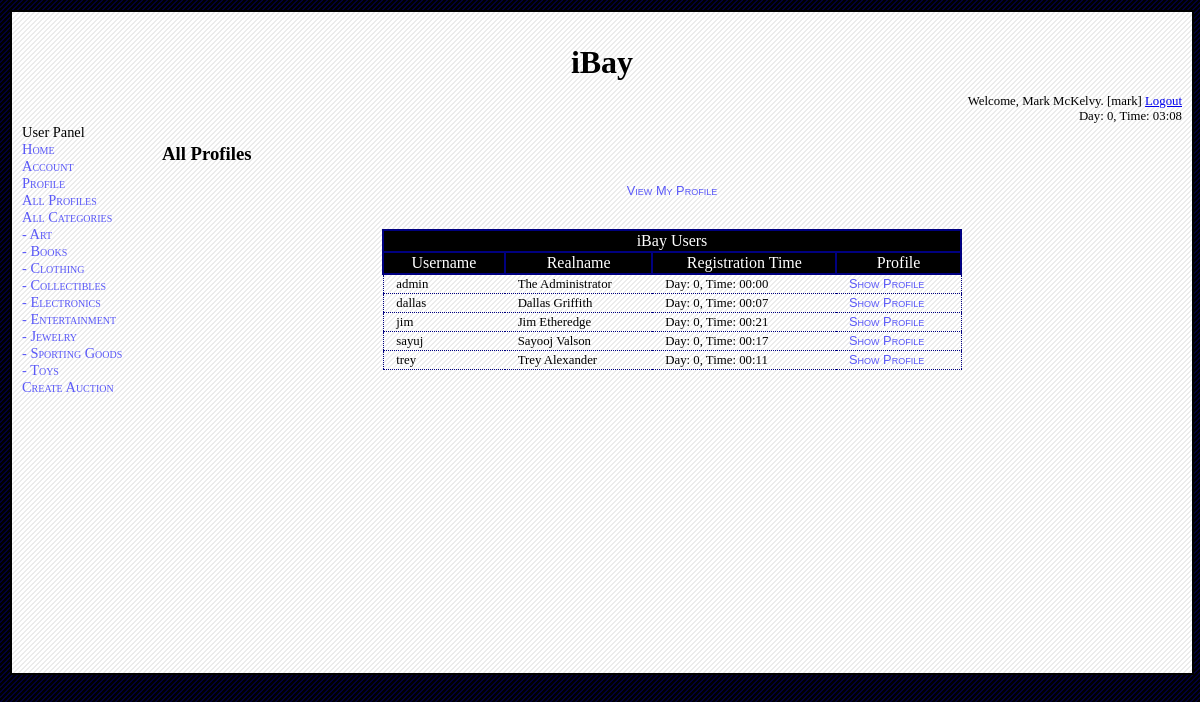
The page /source/profile.php?mode=browse (signed in) on the database as committed earlier.
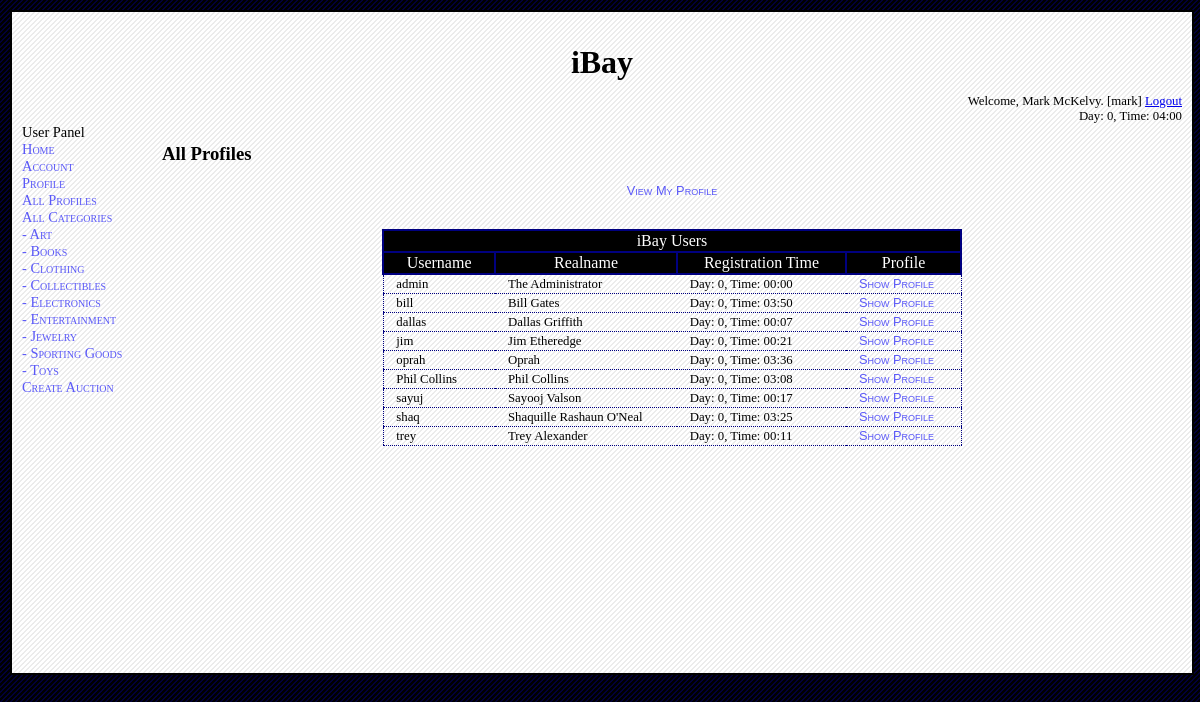
The same page on the database as committed later.
### tables this page shows
CREATE TABLE `user` (
  `username` varchar(50) NOT NULL default '',
  `password` varchar(50) default NULL,
  `is_admin` tinyint(1) default NULL,
  `realname` varchar(100) default NULL,
  `birth_date` varchar(10) default NULL,
  `shipping_street` varchar(100) default NULL,
  `shipping_city` varchar(50) default NULL,
  `shipping_state` varchar(25) default NULL,
  `shipping_zip` varchar(10) default NULL,
  `phone` varchar(12) default NULL,
  `email` varchar(50) default NULL,
  `card_type` varchar(20) default NULL,
  `card_number` varchar(16) default NULL,
  `card_expire` varchar(5) default NULL,
  `picture` varchar(100) default NULL,
  `description` varchar(250) default NULL,
  PRIMARY KEY  (`username`)
);

### source/dbinfo.php (called while the page is built, shortened)
<?php
class dbinfo_t
{
	var $debug;
	function init ()
	{
		$this->debug = true;
	}
	function query ($q)
	{
		if ($this->debug)
			$result = mysql_query ($q) or die ('BAD QUERY: '.mysql_error ());
		else
			$result = mysql_query ($q);
		return $result;
	}
	function logged_in ()
	{
		return isset ($_SESSION) && isset ($_SESSION['Username']);
	}
	function is_admin ()
	{
		return $this->logged_in () && $_SESSION['Admin'] == 1;
	}
	function username ()
	{
		return $_SESSION['Username'];
	}
	function day ()
	{
		return $_SESSION['Day'];
	}
	function hour ()
	{
		return $_SESSION['Hour'];
	}
	function minute ()
	{
		return $_SESSION['Minute'];
	}
}
?>

### source/profile.php (the view, shortened to what the changed rows need)
<?php
include_once ("common.php");
$dbinfo = new dbinfo_t();
echo_header($dbinfo);
$current_script = current_script ();
$mode = get("mode");
$user_name = $dbinfo->username();
$home_user = $user_name;
if ($mode == "" || $mode == "view" )
{
	echo_div ("scriptstatus");
	if($user_name != $home_user)
		echo href ("$current_script?", "View My Profile");
	else
		echo href ("$current_script?mode=edit&username=$user_name", "Edit Profile");
	end_div ();
	$table = new table_common_t();
	$table->init ("profile");
	echo $table->table_begin();
	echo $table->table_head_begin ();
	if($user_name == $home_user)
	{
		echo $table->tr ($table->td ("Your Profile"));
	}
	else
	{
		echo $table->tr ($table->td ($dbinfo->get_realname ($user_name)."'s Profile"));
	}
	echo $table->table_head_end ();
	echo $table->table_body_begin ();
	echo $table->tr ($table->td (local_img ($dbinfo->get_picture($user_name))).
			 $table->td ("About me: " . $dbinfo->get_userdesc($user_name)));
	echo $table->table_body_end ();
	echo $table->table_end();
	cout ("");
	if($user_name != $home_user)
		cout ("Feedback for ".$dbinfo->get_realname ($user_name).":");
	else
		cout ("Feedback for you:");
	$result_seller = $dbinfo->query ("select buyer,seller,buyerfeedbackforseller_rating,buyerfeedbackforseller_description from item_listing where seller ='$user_name' and buyerfeedbackforseller_rating!=-1 and buyerfeedbackforseller_description!='' and buyerfeedbackforseller_rating!=-1 order by end_day desc,end_hour desc,end_minute desc");
	$result_buyer = $dbinfo->query("select buyer, seller, sellerfeedbackforbuyer_description from item_listing where buyer = '$user_name' and sellerfeedbackforbuyer_description!=''");
	if(mysql_num_rows($result_seller) == 0 && mysql_num_rows($result_buyer) == 0)
	{
		echo div ("No feedback found.", "feedback");
	}
	if(mysql_num_rows($result_seller) != 0)
	{
		cout ("");
		cout ("Feedback for items sold:");
		while (list ($buyer, $seller,
			     $buyerfeedbackforseller_rating,
			     $buyerfeedbackforseller_description)
		       = mysql_fetch_row($result_seller))
		{
			if ($seller == $user_name)
			{
				$winner_realname = href ("profile.php?mode=view&username=$buyer",
							 $dbinfo->get_realname ($buyer));
				echo div ("$winner_realname has left the following feedback \"$buyerfeedbackforseller_description\"", "feedback");
			}
		}
	}
	if(mysql_num_rows($result_buyer) != 0)
	{
		cout ("");
		cout ("Feedback for items bought:");
		while (list ($buyer, $seller,
			     $sellerfeedbackforbuyer_description)
		       = mysql_fetch_row($result_buyer))
		{
			if ($buyer == $user_name)
			{
				$seller_realname = href ("profile.php?mode=view&username=$seller",
							 $dbinfo->get_realname ($seller));
				echo div ("$seller_realname has left the following feedback \"$sellerfeedbackforbuyer_description\"", "feedback");
			}
		}
	}
	cout ("");
	if($user_name != $home_user)
		cout ("Bid history for ".$dbinfo->get_realname ($user_name).":");
	else
		cout ("Bid history for you:");
	$result_bid =  $dbinfo->query ("select * from bids_on
where 	username = '$user_name'
order by bid_day, bid_hour, bid_minute desc");
	if(mysql_num_rows($result_bid) == 0)
	{
		echo div ("No bid history found.", "bidhistory");
	}
	else
	{
		while (list ($username, $item_title, $item_seller, $item_category,
			     $item_end_day, $item_end_hour, $item_end_minute,
			     $bid_day, $bid_hour, $bid_minute,
			     $bid_amount)
		       = mysql_fetch_row($result_bid))
		{
			$seller_realname = href ("profile.php?mode=view&username=$item_seller",
						 $dbinfo->get_realname ($item_seller));
			if ($username == $home_user)
				$bidder_realname = "You";
			else
			{
				$bidder_realname = href ("profile.php?mode=view&username=$username",
							 $dbinfo->get_realname ($username));
			}
			echo div (span (format_time ($bid_day, $bid_hour, $bid_minute), "time2").
				  "$bidder_realname  made a bid of \$$bid_amount on $seller_realname's auction : \"".href ("itemlisting.php?mode=view&title=$item_title&seller=$item_seller&category=$item_category&end_day=$item_end_day&end_hour=$item_end_hour&end_minute=$item_end_minute", $item_title)."\".", "bidhistory");
		}
	}
}
else if ($mode == "browse")
{
	echo h3 ("All Profiles");
	$curr_user = $dbinfo->username ();
	$result = $dbinfo->query ("select u.username,  realname,  day, hour, minute
from user u, user_activity ua
where 	u.username = ua.username
AND 	u.username != '$curr_user'
AND	ua.activity = 'Registered'
order by username");
	if ($result)
	{
		$table = new table_common_t ();
		$table->init ("tbl_std");
		echo $table->table_begin ();
		echo $table->table_head_begin ();
		echo $table->tr ($table->td_span ("iBay Users", "", 6));
		echo $table->tr ($table->td ("Username").
				 $table->td ("Realname").
				 $table->td ("Registration Time").
				 $table->td ("Profile"));
		echo $table->table_head_end ();
		echo $table->table_body_begin ();
		while (list($username,  $name,  $day, $hour, $min)
		       = mysql_fetch_row ($result))
		{
			echo $table->tr ($table->td ($username).
					 $table->td ($name).
					 $table->td (format_time ($day, $hour, $min)).
					 $table->td (href ("profile.php?mode=view&username=$username",
							   "Show Profile")));
		}
		echo $table->table_body_end ();
		echo $table->table_end ();
	}
}
echo_footer($dbinfo);
?>

### source/common.php (shortened to what the changed rows need)
<?php
include_once ("dbinfo.php");
include_once ("table_common.php");
include_once ("list_common.php");
function echo_header ($dbinfo)
{
	$dbinfo->init ();
	$dbinfo->update_all ();
	echo <<<HEREDOC
<!DOCTYPE HTML PUBLIC "-//W3C//DTD HTML 4.01//EN" "http://www.w3.org/TR/html4/strict.dtd">
<html>
<head>
<meta http-equiv="Content-Type" content="text/html; charset=iso-8859-1" />
<title>CMPS 460 DB Project</title>
<link href="style.css" rel="stylesheet" type="text/css" />
</head>
<body>
HEREDOC;
	echo_div ("container");
	echo "iBay";
	end_div ();
	$day = $dbinfo->day () + 0;
	$hour = $dbinfo->hour ();
	$minute = $dbinfo->minute ();
	if ($dbinfo->logged_in ())
	{
		$realname = $dbinfo->realname ();
		$username = $dbinfo->username ();
		$logoutlink = href ("logout.php", "Logout");
		cout ("Welcome, $realname. [$username] $logoutlink");
	}
	else
	{
		$loginlink = href ("login.php", "Login");
		$reglink= href ("registration.php", "Register");
		cout ("Welcome! $loginlink or $reglink");
	}
	echo ("Day: $day, Time: $hour:$minute");
	if ($dbinfo->logged_in ())
	{
		if ($dbinfo->is_admin ())
			$nav = "Admin Panel<br/>";
		else
			$nav = "User Panel<br/>";
		$nav = $nav.li_wrap (href ("index.php", "Home"));
		$nav = $nav.li_wrap (href ("registration.php?mode=view", "Account"));
		$nav = $nav.li_wrap (href ("profile.php", "Profile"));
		$nav = $nav.li_wrap (href ("profile.php?mode=browse", "All Profiles"));
		$nav = $nav.li_wrap (href ("category.php", "All Categories"));
		$nav = $nav.li_wrap (href ("category.php?view=Art", " - Art"));
		$nav = $nav.li_wrap (href ("category.php?view=Books", " - Books"));
		$nav = $nav.li_wrap (href ("category.php?view=Clothing", " - Clothing"));
		$nav = $nav.li_wrap (href ("category.php?view=Collectibles", " - Collectibles"));
		$nav = $nav.li_wrap (href ("category.php?view=Electronics", " - Electronics"));
		$nav = $nav.li_wrap (href ("category.php?view=Entertainment", " - Entertainment"));
		$nav = $nav.li_wrap (href ("category.php?view=Jewelry", " - Jewelry"));
		$nav = $nav.li_wrap (href ("category.php?view=Sporting Goods", " - Sporting Goods"));
		$nav = $nav.li_wrap (href ("category.php?view=Toys", " - Toys"));
		$nav = $nav.li_wrap (href ("itemlisting.php?mode=new", "Create Auction"));
		echo ul_wrap ($nav);
	}
}
function echo_footer ($dbinfo)
{
	echo <<<HEREDOC
</body>
</html>
HEREDOC;
}
function echo_div ($name)
{
	if (empty ($name))
		echo "<div>\n";
	else
		echo "<div id=\"$name\">\n";
}
function end_div ()
{
	echo "</div>\n";
}
function href ($url, $text)
{
	return "<a href=\"$url\">$text</a>";
}
function get ($key)
{
	if (isset ($_GET[$key]))
		$val = $_GET[$key];
	else
		$val = "";
	return $val;
}
function h3 ($text)
{
	return "<h3>$text</h3>\n";
}
function cout ($str)
{
	echo "$str"."<br/>\n";
}
function format_time ($day, $hour, $minute, $prefix_zeros_to_day = false)
{
	$day += 0;
	$hour += 0;
	$minute += 0;
	if ($minute < 10)
	{
		$minute = "0".$minute;
	}
	if ($hour < 10)
	{
		$hour = "0".$hour;
	}
	return "Day: $day, Time: $hour:$minute";
}
?>

### source/table_common.php (shortened to what the changed rows need)
<?php
class table_common_t
{
	var $main_class;
	function init ($main_class_)
	{
		$this->main_class = $main_class_;
		return $this->main_class;
	}
	function table_begin ()
	{
		return "<table class=\"$this->main_class\">\n";
	}
	function table_end ()
	{
		return "</table>\n";
	}
	function table_head_begin ($custom_class = "")
	{
		if (empty ($custom_class))
			return "<thead class=$this->main_class>\n";
		else
			return "<thead class=$custom_class>\n";
	}
	function table_head_end ()
	{
		return "</thead>\n";
	}
	function table_body_begin ($custom_class = "")
	{
		if (empty ($custom_class))
			return "<tbody class=$this->main_class>\n";
		else
			return "<tbody class=$custom_class>\n";
	}
	function table_body_end ()
	{
		return "</tbody>\n";
	}
	function tr ($s, $custom_class = "")
	{
		if (empty ($custom_class))
			return "\t<tr class=$this->main_class>\n\t$s\n\t</tr>\n";
		else
			return "\t<tr class=$custom_class>\n\t$s\n\t</tr>\n";
	}
	function td ($s, $custom_class = "")
	{
		return $this->td_span ($s, $custom_class);
	}
	function td_span ($s, $custom_class = "", $span = 0, $align = "")
	{
		if ($span == 0)
		{
			if (empty ($custom_class))
				return "\t<td $align class=$this->main_class>\n\t$s\n\t</td>\n";
			else
				return "\t<td $align class=$custom_class>\n\t$s\n\t</td>\n";
		}
		else
		{
			if (empty ($custom_class))
				return "\t<td $align class=$this->main_class colspan=$span>\n\t$s\n\t</td>\n";
			else
				return "\t<td $align class=$custom_class colspan=$span>\n\t$s\n\t</td>\n";
		}
	}
}
?>

Rows that differ between the two databases and show on the page:
added user: username "bill Bill Gates Day: 0, Time: 03:50"
added user: username "oprah Oprah Day: 0, Time: 03:36"
added user: username "Phil Collins Phil Collins Day: 0, Time: 03:08"
added user: username "shaq Shaquille Rashaun O'Neal Day: 0, Time: 03:25"
Other text that changed with them:
$hour: "03" → "04"
$minute: "08" → "00"
